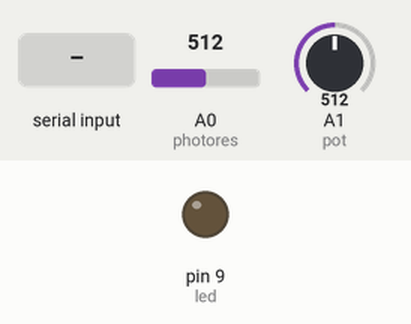
This sketch was run on a simulated Arduino Uno, built with avr-gcc and run on an emulated ATmega328P. Parts: output pins drawn as LEDs (lit = HIGH). Inputs (shaded band) come from the test bench; at power-on: A1 (pot) = 512, A0 (photores) = 512. What the sketch prints to the serial monitor is not drawn.

Above: at 1.2 s.
1.3 s: A1 (pot) set to 521
At 3.77 s:
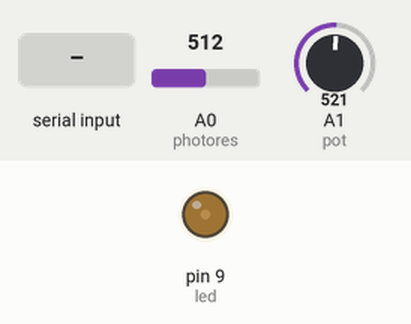
4.3 s: "90,45,200\n" received over Serial
7.3 s: "90,45\n" received over Serial
At 8.3 s:
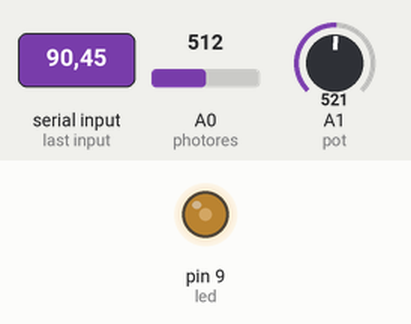
10.3 s: "30,150,10\n" received over Serial
At 11.8 s:
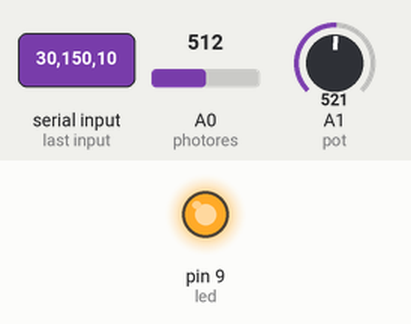
12.1 s: A0 (photores) set to 716
At 14.8 s:
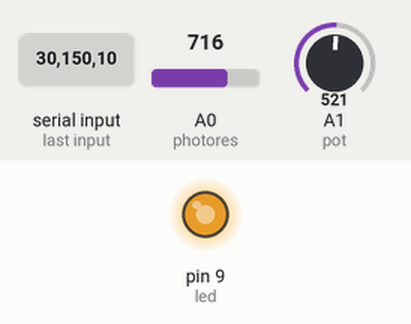
15.1 s: "1\n" received over Serial
At 18.2 s:
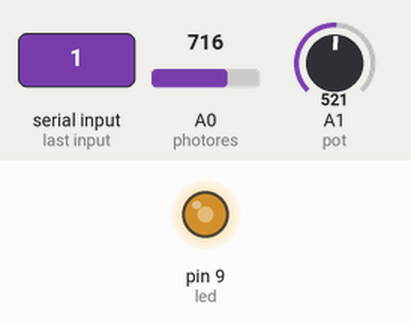
Timing chart, 0 to 19.1 s (numbered marks = the images above; inputs shaded):
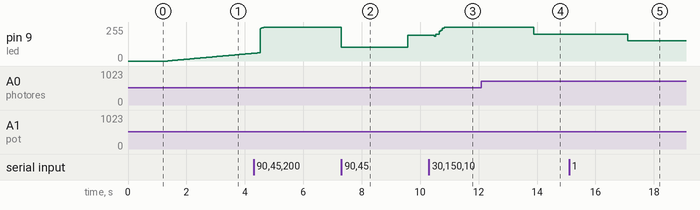

The sketch:

PID.ino
```cpp
#include <PID_v1.h>
const int photores = A0;   // LDR input pin
const int pot = A1;        // Potentiometer input pin
const int led = 9;         // LED output pin
double lightLevel;         // Indirectly store the light level
// Tuning parameters
float Kp = 0;              // Proportional gain
float Ki = 10;             // Integral gain
float Kd = 0;              // Differential gain
// Record the set point as well as the controller input and output
double Setpoint, Input, Output;
// Create a controller that is linked to the specified Input, Ouput and Setpoint
PID myPID(&Input, &Output, &Setpoint, Kp, Ki, Kd, DIRECT);
const int sampleRate = 1;        // Time interval of the PID control
const long serialPing = 500;     // How often data is recieved from the Arduino
unsigned long now = 0;           // Store the time that has elapsed
unsigned long lastMessage = 0;   // The last time that data was recieved

void setup()
 {
 lightLevel = analogRead(photores);                 // Read the set point
 // Arduino has an analogueRead() resolution of 0-1023 and an analogueWrite() resolution of 0-255
 Input = map(lightLevel, 0, 1023, 0, 255);        // Scale the input
 Setpoint = map(analogRead(pot), 0, 1023, 0, 255);  // Scale the set point
 Serial.begin(9600);                                // Initialise serial communications at 9600 bps
 myPID.SetMode(AUTOMATIC);                          // Turn on the PID control
 myPID.SetSampleTime(sampleRate);                   // Assign the sample rate of the control
 Serial.println("Begin");                           // Let the user know that the set up s complete
 lastMessage = millis();                            // Serial data will be recieved relative to this first point
 }

void loop()
 {
 Setpoint = map(analogRead(pot), 0, 1023, 0, 255);  // Continue to read and scale the set point
 lightLevel = analogRead(photores);                 // Read the light level
 Input = map(lightLevel, 0, 1023, 0, 255);          // Scale the input to the PID
 myPID.Compute();                                   // Calculates the PID output at a specified sample time
 analogWrite(led, Output);                          // Power the LED
 now = millis();                                    // Keep track of the elapsed time
 if(now - lastMessage > serialPing)                 // If enough time has passed send data
 {
 Serial.print("Setpoint = ");
 Serial.print(Setpoint);
 Serial.print(" Input = ");
 Serial.print(Input);
 Serial.print(" Output = ");
 Serial.print(Output);
 Serial.print("\n");
 // The tuning parameters can be retrieved by the Arduino from the serial monitor: 0,0.5,0 set Ki to 0.5.
 // Commas are ignored by the Serial.parseFloat() command
 if (Serial.available() > 0)
 {
 for (int x = 0; x < 4; x++)
 {
 switch(x)
 {
 case 0:
 Kp = Serial.parseFloat();
 break;
 case 1:
 Ki = Serial.parseFloat();
 break;
 case 2:
 Kd = Serial.parseFloat();
 break;
 case 3:
 for (int y = Serial.available(); y == 0; y--)
 {
 Serial.read();
 }
 break;
 }
 }
 Serial.print(" Kp,Ki,Kd = ");  // Display the new parameters
 Serial.print(Kp);
 Serial.print(",");
 Serial.print(Ki);
 Serial.print(",");
 Serial.print(Kd);
 myPID.SetTunings(Kp, Ki, Kd);  // Set the tuning of the PID loop
 }
 lastMessage = now;               // Reference the next serial communication to this point
 }
 }
```

Measured:
- the behaviour switches between 513 and 514 on A1 (pot) (found by bisection; images 0 and 1)
- after the input at 1.3 s, pin 9 (led): moves from 0/255 to 58/255 over 2.9 s, starting after 0.05 s
- after the input at 7.3 s, pin 9 (led): 255/255 → 103/255 at once, → 193/255 2.3 s later
- after the input at 10.3 s, pin 9 (led): 193/255 → 200/255 after 0.18 s, → 244/255 0.17 s later, → 255/255 0.19 s later
- after the input at 12.1 s, pin 9 (led): 255/255 → 200/255 after 1.8 s
- after the input at 15.1 s, pin 9 (led): 200/255 → 151/255 after 2.0 s
